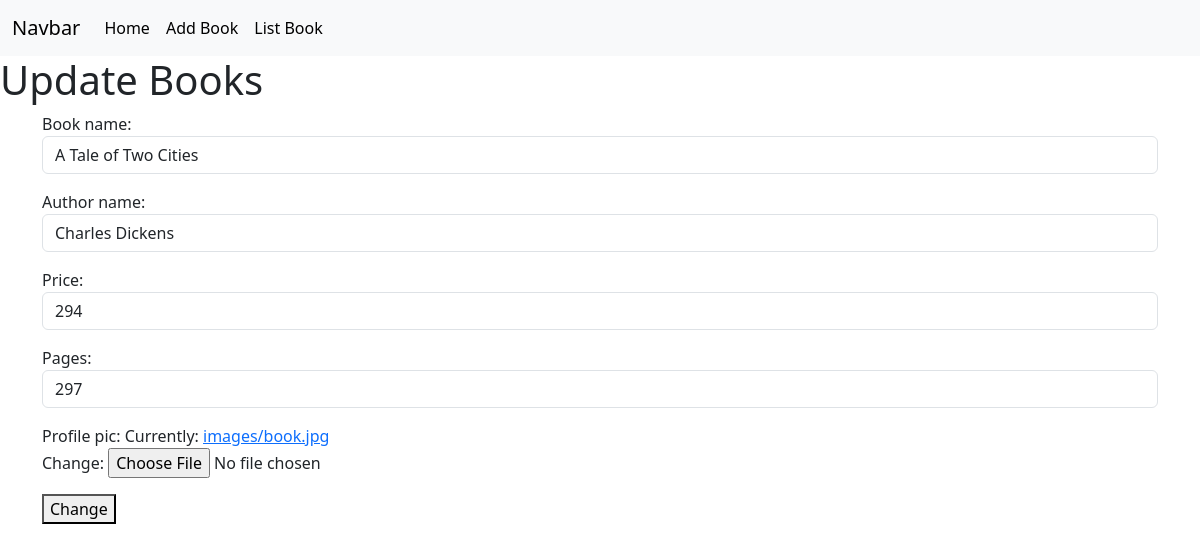
Page /book/14/change on the committed database.
### myapps/models.py (models this page shows, shortened)
class Books(models.Model):
    book_name=models.CharField(max_length=200)
    author_name=models.CharField(max_length=200)
    price=models.PositiveIntegerField()
    pages=models.PositiveIntegerField()
    profile_pic=models.ImageField(upload_to="images",null=True)

### myapps/views.py (the view, shortened to what this page needs)
# urls.py: path('book/<int:pk>/change',views.BookUpdateView.as_view(),name="book-edit"),
class BookUpdateView(View):
    def get(self,request,*args,**kwargs):
        id=kwargs.get("pk")
        obj=Books.objects.get(id=id)
        form=BookModelForm(instance=obj)
        return render(request,"book_edit.html",{"form":form})

### myapps/forms.py
class BookModelForm(forms.ModelForm):
    class Meta:
        model=Books
        fields="__all__"
        widgets={
            "book_name":forms.TextInput(attrs={"class":"form-control"}),
            "author_name":forms.TextInput(attrs={"class":"form-control"}),
            "price":forms.NumberInput(attrs={"class":"form-control"}),
            "pages":forms.NumberInput(attrs={"class":"form-control"})
        }

### myapps/templates/book_edit.html (shortened to what this page needs)
{%extends 'base.html'%}
{%block body_block%}
<h1>Update Books</h1>
    <div class="container">
        <form action="" method="post" enctype="multipart/form-data">
            {{form.as_p}}
            <button type="submit">Change</button>
        </form>
    </div>
{%endblock%}

### rows in the picture
Books: book_name "A Tale of Two Cities", author_name "Charles Dickens", price "294", pages "297"
